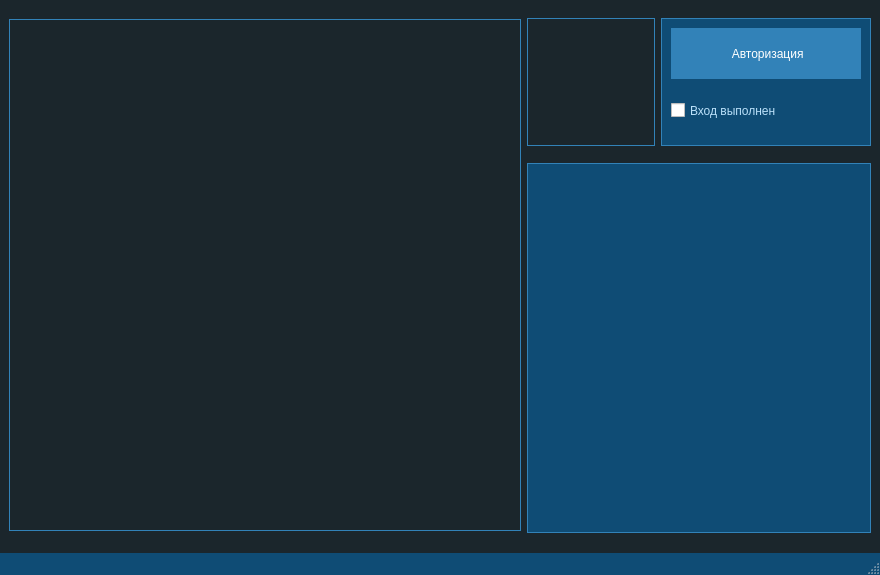
<?xml version="1.0" encoding="UTF-8"?>
<ui version="4.0">
 <class>MainWindow</class>
 <widget class="QMainWindow" name="MainWindow">
  <property name="geometry">
   <rect>
    <x>0</x>
    <y>0</y>
    <width>880</width>
    <height>575</height>
   </rect>
  </property>
  <property name="sizePolicy">
   <sizepolicy hsizetype="Fixed" vsizetype="Fixed">
    <horstretch>0</horstretch>
    <verstretch>0</verstretch>
   </sizepolicy>
  </property>
  <property name="minimumSize">
   <size>
    <width>880</width>
    <height>575</height>
   </size>
  </property>
  <property name="maximumSize">
   <size>
    <width>880</width>
    <height>575</height>
   </size>
  </property>
  <property name="windowTitle">
   <string>SkyWatcher</string>
  </property>
  <property name="windowIcon">
   <iconset>
    <normaloff>Recources/SkyWatcherIcon.ico</normaloff>Recources/SkyWatcherIcon.ico</iconset>
  </property>
  <property name="styleSheet">
   <string notr="true">QMainWindow {
    background-color: #1B262C;
}

QLabel {
    color: #BBE1FA;
	border: 1px solid #3282B8;
}

QGroupBox {
    background-color: #0F4C75;
    color: white;
    border: 1px solid #3282B8;
}

QPushButton {
    background-color: #3282B8;
    color: white;
    border: none;
    padding: 5px 10px;
}

QPushButton:hover {
    background-color: #BBE1FA;
    color: #3282B8;
}

QCheckBox {
    color: #BBE1FA;
}

QTableWidget {
    background-color: #0F4C75;
    color: white;
    border: 1px solid #3282B8;
}

QMenuBar {
    background-color: #0F4C75;
    color: white;
}

QStatusBar {
    background-color: #0F4C75;
    color: white;
}</string>
  </property>
  <widget class="QWidget" name="centralwidget">
   <layout class="QGridLayout" name="gridLayout">
    <item row="0" column="0" rowspan="2">
     <widget class="QLabel" name="L_mainMap">
      <property name="sizePolicy">
       <sizepolicy hsizetype="MinimumExpanding" vsizetype="MinimumExpanding">
        <horstretch>0</horstretch>
        <verstretch>0</verstretch>
       </sizepolicy>
      </property>
      <property name="minimumSize">
       <size>
        <width>512</width>
        <height>512</height>
       </size>
      </property>
      <property name="maximumSize">
       <size>
        <width>512</width>
        <height>512</height>
       </size>
      </property>
      <property name="text">
       <string/>
      </property>
     </widget>
    </item>
    <item row="0" column="1">
     <widget class="QLabel" name="label">
      <property name="sizePolicy">
       <sizepolicy hsizetype="Fixed" vsizetype="Fixed">
        <horstretch>0</horstretch>
        <verstretch>0</verstretch>
       </sizepolicy>
      </property>
      <property name="minimumSize">
       <size>
        <width>128</width>
        <height>128</height>
       </size>
      </property>
      <property name="maximumSize">
       <size>
        <width>128</width>
        <height>128</height>
       </size>
      </property>
      <property name="text">
       <string/>
      </property>
     </widget>
    </item>
    <item row="0" column="2">
     <widget class="QGroupBox" name="groupBox">
      <property name="minimumSize">
       <size>
        <width>210</width>
        <height>128</height>
       </size>
      </property>
      <property name="maximumSize">
       <size>
        <width>210</width>
        <height>128</height>
       </size>
      </property>
      <property name="title">
       <string/>
      </property>
      <layout class="QVBoxLayout" name="verticalLayout">
       <item>
        <widget class="QPushButton" name="pushButton">
         <property name="sizePolicy">
          <sizepolicy hsizetype="Preferred" vsizetype="Preferred">
           <horstretch>0</horstretch>
           <verstretch>0</verstretch>
          </sizepolicy>
         </property>
         <property name="text">
          <string> Авторизация</string>
         </property>
        </widget>
       </item>
       <item>
        <widget class="QCheckBox" name="checkBox">
         <property name="sizePolicy">
          <sizepolicy hsizetype="Preferred" vsizetype="Preferred">
           <horstretch>0</horstretch>
           <verstretch>0</verstretch>
          </sizepolicy>
         </property>
         <property name="text">
          <string>Вход выполнен</string>
         </property>
        </widget>
       </item>
      </layout>
     </widget>
    </item>
    <item row="1" column="1" colspan="2">
     <widget class="QTableWidget" name="tableWidget">
      <property name="sizePolicy">
       <sizepolicy hsizetype="Preferred" vsizetype="MinimumExpanding">
        <horstretch>0</horstretch>
        <verstretch>0</verstretch>
       </sizepolicy>
      </property>
      <property name="minimumSize">
       <size>
        <width>344</width>
        <height>370</height>
       </size>
      </property>
      <property name="maximumSize">
       <size>
        <width>344</width>
        <height>370</height>
       </size>
      </property>
     </widget>
    </item>
   </layout>
  </widget>
  <widget class="QMenuBar" name="menubar">
   <property name="geometry">
    <rect>
     <x>0</x>
     <y>0</y>
     <width>880</width>
     <height>22</height>
    </rect>
   </property>
  </widget>
  <widget class="QStatusBar" name="statusbar"/>
 </widget>
 <resources/>
 <connections/>
</ui>
